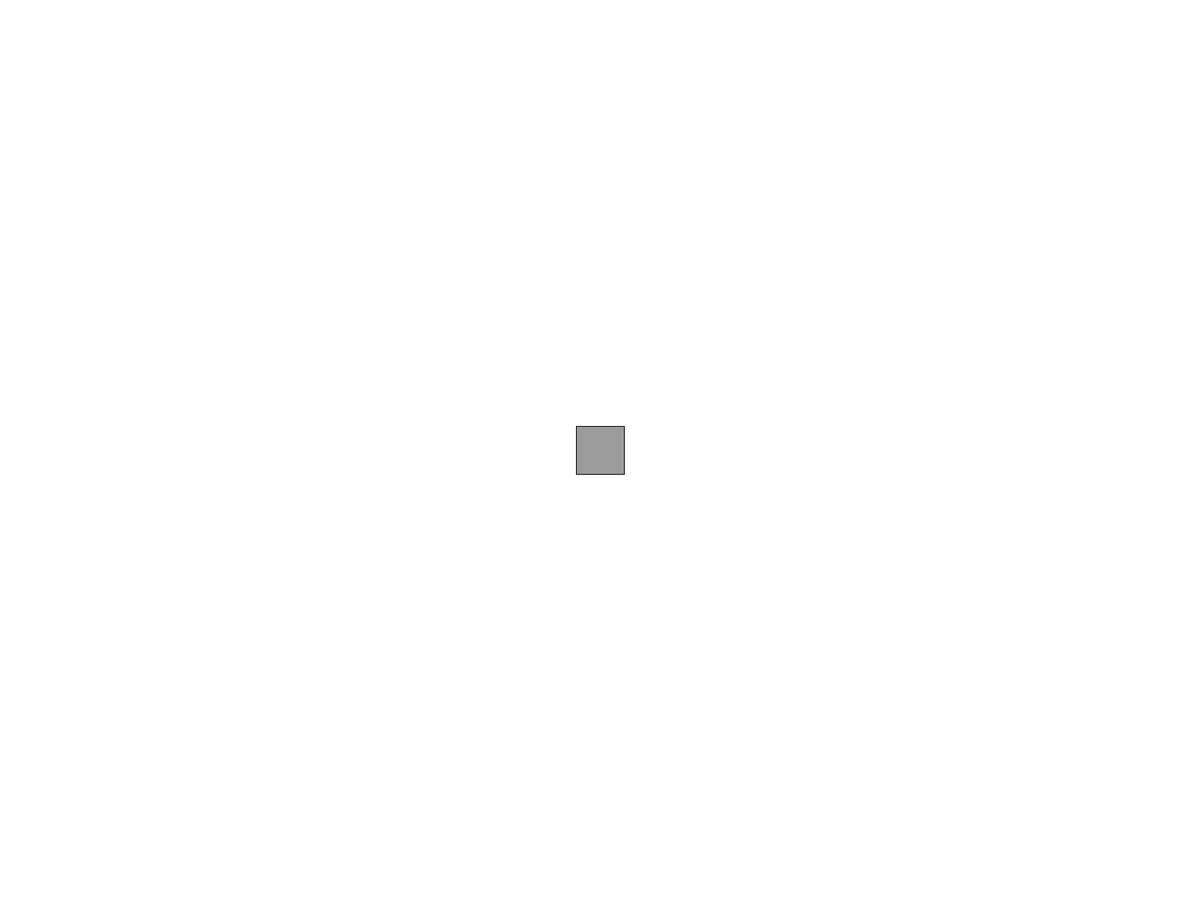
Frame 1 (no input)
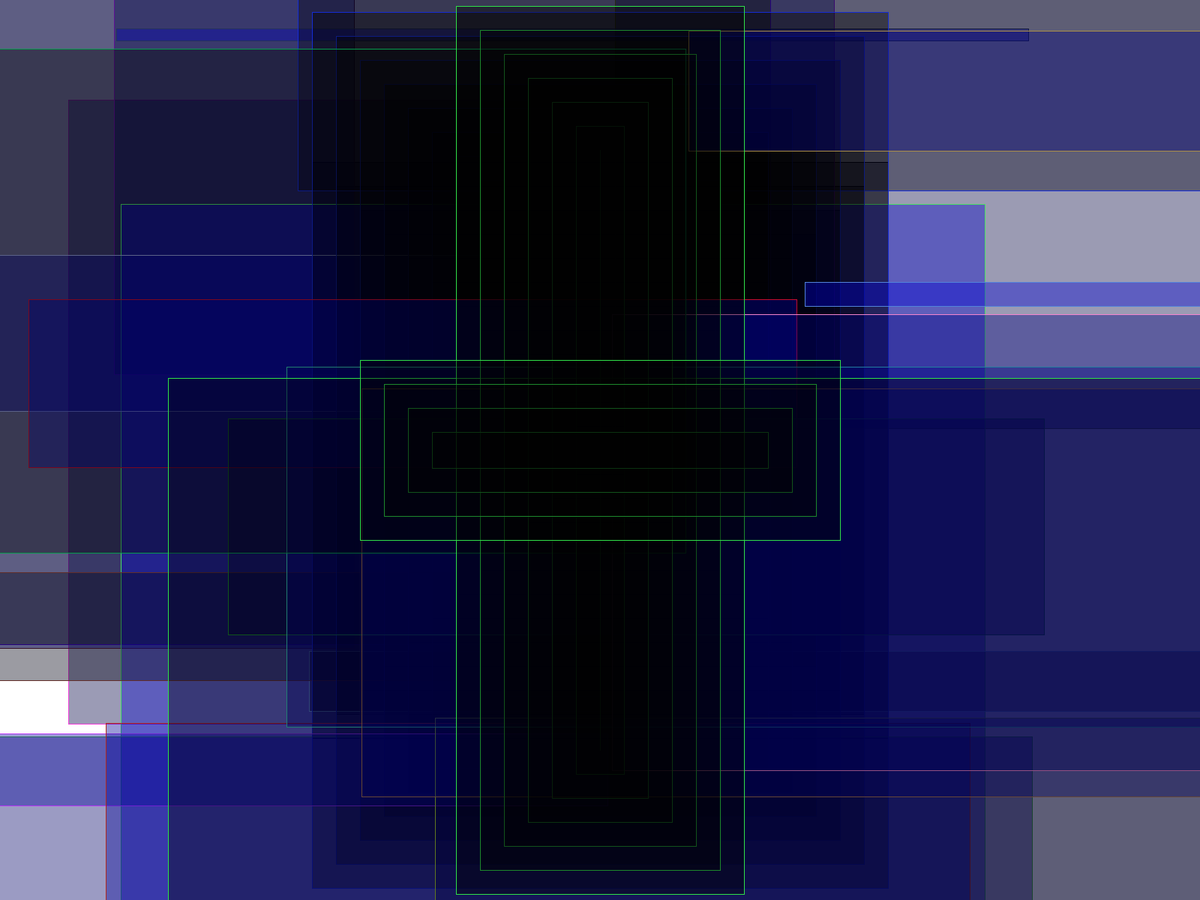
Frame 60 (the mouse pressed at the canvas centre just before this capture)
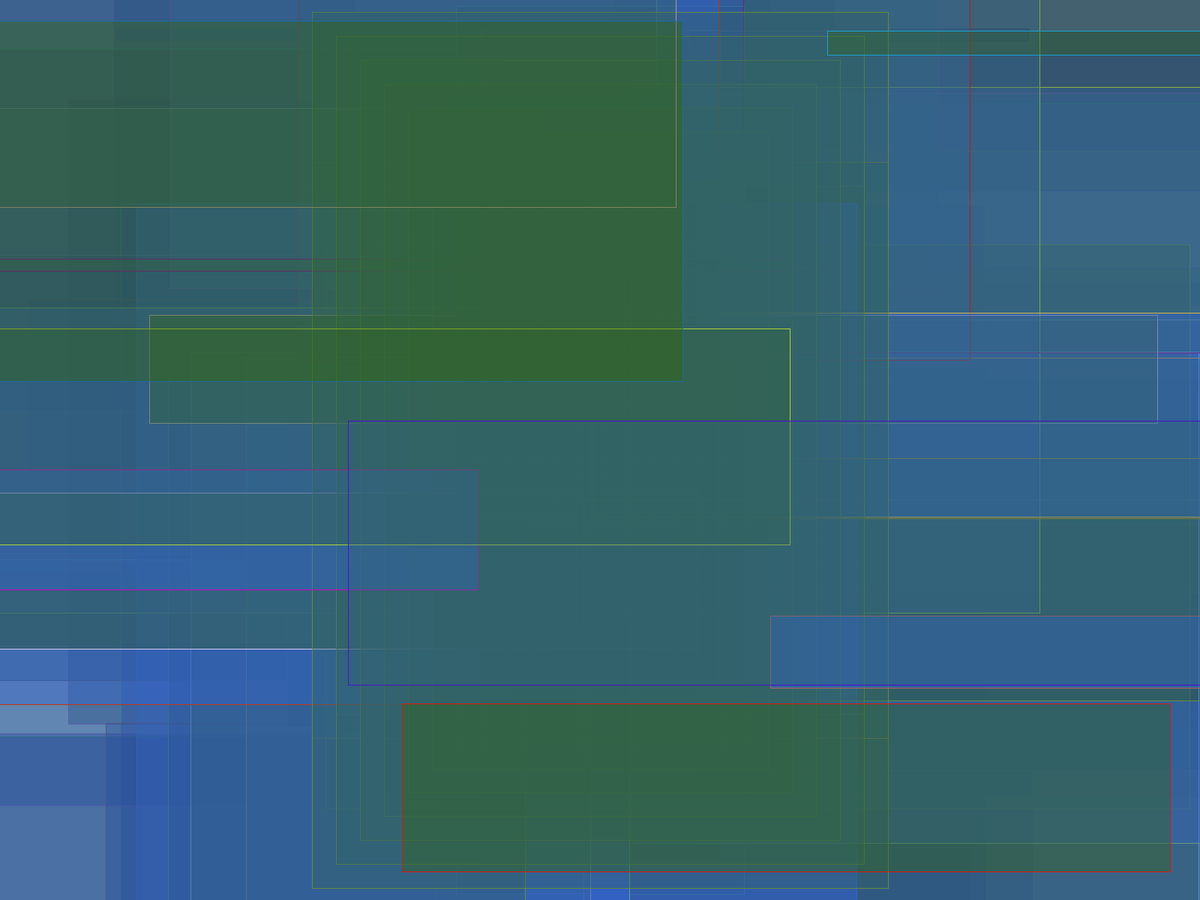
Frame 120 (the mouse held since frame 60 and released just before this capture)

The Processing sketch that drew these frames (run headless with seeded random() and noise(); from frame 60 on, the mouse is pressed at the canvas centre):

// Processing sketch: GeneratoreCasualePatternDef
// ── GeneratoreCasualePatternDef.pde
// Generatore Casuale di Pattern by Nomestudente [modulo, colors]
// 2018 © Elisa Prati, Daniele @Fupete and the course DSII2018 @UniRSM 
// github.com/fupete — github.com/dsii-2018-unirsm
// Educational purposes, MIT License, 2018, San Marino

//Interazioni: la posizione del mouse determina la gamma cromatica dei rettangoli

void setup() {
  background(255);
  fullScreen();
  rectMode(CENTER);
}

int a = 0;
int b = 0;
int c = 0;
int d = 0;
int l = (int) random(width);

void draw() {

  //background(0);

  a = (a + l) % width;
  b = (b + l) % height;
  c = mouseX % 250;
  d = mouseY % 250;

  if (a>width/2) {
    fill(c,d,random(255),100);
    stroke(random(255), random(255), random(255));
    // rect(0, 0, a, b);
    rect (random(width), random(height), a, b);
  } 
  else {
    fill(c,d,d, 100);
    rect (width/2, height/2, a, b);
  }
}
